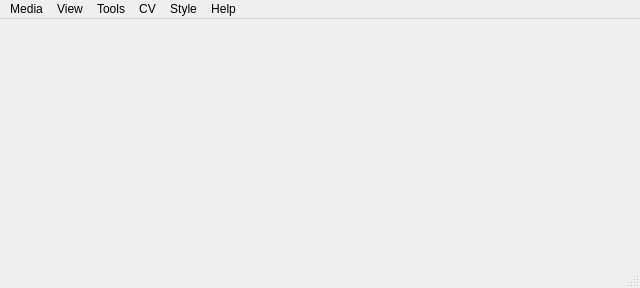
<?xml version="1.0" encoding="UTF-8"?>
<ui version="4.0">
 <class>MainWindow</class>
 <widget class="QMainWindow" name="MainWindow">
  <property name="windowModality">
   <enum>Qt::ApplicationModal</enum>
  </property>
  <property name="enabled">
   <bool>true</bool>
  </property>
  <property name="geometry">
   <rect>
    <x>0</x>
    <y>0</y>
    <width>640</width>
    <height>288</height>
   </rect>
  </property>
  <property name="sizePolicy">
   <sizepolicy hsizetype="Minimum" vsizetype="Minimum">
    <horstretch>0</horstretch>
    <verstretch>0</verstretch>
   </sizepolicy>
  </property>
  <property name="minimumSize">
   <size>
    <width>640</width>
    <height>288</height>
   </size>
  </property>
  <property name="maximumSize">
   <size>
    <width>16777215</width>
    <height>16777215</height>
   </size>
  </property>
  <property name="windowTitle">
   <string>Video Player</string>
  </property>
  <property name="windowOpacity">
   <double>1.000000000000000</double>
  </property>
  <property name="toolTip">
   <string/>
  </property>
  <property name="toolTipDuration">
   <number>-1</number>
  </property>
  <property name="autoFillBackground">
   <bool>true</bool>
  </property>
  <property name="locale">
   <locale language="English" country="NewZealand"/>
  </property>
  <property name="iconSize">
   <size>
    <width>28</width>
    <height>28</height>
   </size>
  </property>
  <property name="toolButtonStyle">
   <enum>Qt::ToolButtonTextOnly</enum>
  </property>
  <property name="documentMode">
   <bool>false</bool>
  </property>
  <property name="tabShape">
   <enum>QTabWidget::Rounded</enum>
  </property>
  <widget class="QWidget" name="centralwidget"/>
  <widget class="QMenuBar" name="menubar">
   <property name="geometry">
    <rect>
     <x>0</x>
     <y>0</y>
     <width>640</width>
     <height>21</height>
    </rect>
   </property>
   <widget class="QMenu" name="menuMedia">
    <property name="title">
     <string>Media</string>
    </property>
    <widget class="QMenu" name="menuRecent_Files">
     <property name="title">
      <string>Recent Files</string>
     </property>
    </widget>
    <widget class="QMenu" name="menuSavedPlaylist">
     <property name="title">
      <string>Saved Playlists</string>
     </property>
    </widget>
    <addaction name="actionOpen"/>
    <addaction name="actionYoutube"/>
    <addaction name="actionOpenNetworkUrl"/>
    <addaction name="separator"/>
    <addaction name="actionPlayList"/>
    <addaction name="menuSavedPlaylist"/>
    <addaction name="separator"/>
    <addaction name="menuRecent_Files"/>
    <addaction name="separator"/>
    <addaction name="actionStop"/>
    <addaction name="separator"/>
    <addaction name="actionQuit"/>
   </widget>
   <widget class="QMenu" name="menuView">
    <property name="title">
     <string>View</string>
    </property>
    <addaction name="actionHide_Status"/>
    <addaction name="actionHide_Play_Ctronl"/>
    <addaction name="actionFullscreen"/>
    <addaction name="separator"/>
    <addaction name="actionAspect_Ratio"/>
    <addaction name="actionOriginalSize"/>
   </widget>
   <widget class="QMenu" name="menuHelp">
    <property name="title">
     <string>Help</string>
    </property>
    <addaction name="actionKeyboard_Usage"/>
    <addaction name="actionAbout"/>
    <addaction name="actionAbout_QT"/>
   </widget>
   <widget class="QMenu" name="menuStyle">
    <property name="title">
     <string>Style</string>
    </property>
   </widget>
   <widget class="QMenu" name="menuCV">
    <property name="title">
     <string>CV</string>
    </property>
    <addaction name="actionGrayscale"/>
    <addaction name="actionMirro"/>
    <addaction name="actionTransform"/>
    <addaction name="separator"/>
    <addaction name="actionRotate"/>
    <addaction name="actionRepeat"/>
    <addaction name="actionEqualizeHist"/>
    <addaction name="actionThreshold"/>
    <addaction name="actionThreshold_Adaptive"/>
    <addaction name="actionReverse"/>
    <addaction name="actionColorReduce"/>
    <addaction name="actionGamma"/>
    <addaction name="actionContrastBright"/>
    <addaction name="actionBlur"/>
    <addaction name="actionCanny"/>
    <addaction name="actionSobel"/>
    <addaction name="actionLaplacian"/>
    <addaction name="actionScharr"/>
    <addaction name="actionPrewitt"/>
    <addaction name="actionRemoveCV"/>
    <addaction name="separator"/>
    <addaction name="actionTest_CV"/>
   </widget>
   <widget class="QMenu" name="menuTools">
    <property name="title">
     <string>Tools</string>
    </property>
    <widget class="QMenu" name="menuAudio_visualize">
     <property name="title">
      <string>Audio visualize</string>
     </property>
     <addaction name="actionBar"/>
     <addaction name="actionLine"/>
     <addaction name="actionPie"/>
     <addaction name="separator"/>
     <addaction name="actionSampling"/>
     <addaction name="actionFrequency"/>
    </widget>
    <addaction name="actionHardware_decode"/>
    <addaction name="actionLoop_Play"/>
    <addaction name="separator"/>
    <addaction name="actionMedia_Info"/>
    <addaction name="menuAudio_visualize"/>
   </widget>
   <addaction name="menuMedia"/>
   <addaction name="menuView"/>
   <addaction name="menuTools"/>
   <addaction name="menuCV"/>
   <addaction name="menuStyle"/>
   <addaction name="menuHelp"/>
  </widget>
  <widget class="QStatusBar" name="statusbar">
   <property name="enabled">
    <bool>false</bool>
   </property>
   <property name="toolTip">
    <string/>
   </property>
   <property name="sizeGripEnabled">
    <bool>true</bool>
   </property>
  </widget>
  <action name="actionOpen">
   <property name="text">
    <string>Open</string>
   </property>
  </action>
  <action name="actionHelp">
   <property name="text">
    <string>Help</string>
   </property>
  </action>
  <action name="actionAbout">
   <property name="text">
    <string>About</string>
   </property>
  </action>
  <action name="actionQuit">
   <property name="text">
    <string>Quit</string>
   </property>
  </action>
  <action name="actionTest">
   <property name="text">
    <string>Test</string>
   </property>
  </action>
  <action name="actionStop">
   <property name="text">
    <string>Stop</string>
   </property>
  </action>
  <action name="actionHide_Status">
   <property name="checkable">
    <bool>true</bool>
   </property>
   <property name="text">
    <string>Hide Status Bar</string>
   </property>
  </action>
  <action name="actionFullscreen">
   <property name="checkable">
    <bool>true</bool>
   </property>
   <property name="text">
    <string>Full screen</string>
   </property>
  </action>
  <action name="actionYoutube">
   <property name="text">
    <string>Open Youtube</string>
   </property>
  </action>
  <action name="actionAspect_Ratio">
   <property name="text">
    <string>Aspect Ratio</string>
   </property>
  </action>
  <action name="actionHide_Play_Ctronl">
   <property name="checkable">
    <bool>true</bool>
   </property>
   <property name="text">
    <string>Hide Play Control</string>
   </property>
  </action>
  <action name="actionGrayscale">
   <property name="checkable">
    <bool>true</bool>
   </property>
   <property name="text">
    <string>Grayscale</string>
   </property>
  </action>
  <action name="actionMirro">
   <property name="checkable">
    <bool>true</bool>
   </property>
   <property name="text">
    <string>Mirro</string>
   </property>
  </action>
  <action name="actionTransform">
   <property name="checkable">
    <bool>true</bool>
   </property>
   <property name="text">
    <string>Transform</string>
   </property>
  </action>
  <action name="actionHardware_decode">
   <property name="checkable">
    <bool>true</bool>
   </property>
   <property name="text">
    <string>Open DXVA2</string>
   </property>
  </action>
  <action name="actionAbout_QT">
   <property name="text">
    <string>About Qt</string>
   </property>
  </action>
  <action name="actionLoop_Play">
   <property name="checkable">
    <bool>true</bool>
   </property>
   <property name="text">
    <string>Loop Play</string>
   </property>
  </action>
  <action name="actionMedia_Info">
   <property name="text">
    <string>Media Info</string>
   </property>
  </action>
  <action name="actionTest_CV">
   <property name="checkable">
    <bool>true</bool>
   </property>
   <property name="text">
    <string>Test_CV</string>
   </property>
  </action>
  <action name="actionRotate">
   <property name="checkable">
    <bool>true</bool>
   </property>
   <property name="text">
    <string>Rotation</string>
   </property>
  </action>
  <action name="actionRepeat">
   <property name="checkable">
    <bool>true</bool>
   </property>
   <property name="text">
    <string>Repeat</string>
   </property>
  </action>
  <action name="actionEqualizeHist">
   <property name="checkable">
    <bool>true</bool>
   </property>
   <property name="text">
    <string>Histogram Equalization</string>
   </property>
  </action>
  <action name="actionThreshold">
   <property name="checkable">
    <bool>true</bool>
   </property>
   <property name="text">
    <string>Binary Threshold</string>
   </property>
  </action>
  <action name="actionThreshold_Adaptive">
   <property name="checkable">
    <bool>true</bool>
   </property>
   <property name="text">
    <string>Adaptive Threshold</string>
   </property>
  </action>
  <action name="actionReverse">
   <property name="checkable">
    <bool>true</bool>
   </property>
   <property name="text">
    <string>Reverse</string>
   </property>
  </action>
  <action name="actionColorReduce">
   <property name="checkable">
    <bool>true</bool>
   </property>
   <property name="text">
    <string>Color Reduce</string>
   </property>
  </action>
  <action name="actionGamma">
   <property name="checkable">
    <bool>true</bool>
   </property>
   <property name="text">
    <string>Gamma</string>
   </property>
  </action>
  <action name="actionContrastBright">
   <property name="checkable">
    <bool>true</bool>
   </property>
   <property name="text">
    <string>Contrast Bright</string>
   </property>
  </action>
  <action name="actionCanny">
   <property name="checkable">
    <bool>true</bool>
   </property>
   <property name="text">
    <string>Canny </string>
   </property>
  </action>
  <action name="actionBlur">
   <property name="checkable">
    <bool>true</bool>
   </property>
   <property name="text">
    <string>Smooth</string>
   </property>
  </action>
  <action name="actionSobel">
   <property name="checkable">
    <bool>true</bool>
   </property>
   <property name="text">
    <string>Sobel</string>
   </property>
  </action>
  <action name="actionLaplacian">
   <property name="checkable">
    <bool>true</bool>
   </property>
   <property name="text">
    <string>Laplacian</string>
   </property>
  </action>
  <action name="actionScharr">
   <property name="checkable">
    <bool>true</bool>
   </property>
   <property name="text">
    <string>Scharr</string>
   </property>
  </action>
  <action name="actionPrewitt">
   <property name="checkable">
    <bool>true</bool>
   </property>
   <property name="text">
    <string>Prewitt</string>
   </property>
  </action>
  <action name="actionRemoveCV">
   <property name="checkable">
    <bool>true</bool>
   </property>
   <property name="text">
    <string>Remove Selection</string>
   </property>
  </action>
  <action name="actionKeyboard_Usage">
   <property name="text">
    <string>Tips</string>
   </property>
  </action>
  <action name="actionLine">
   <property name="checkable">
    <bool>true</bool>
   </property>
   <property name="text">
    <string>Line</string>
   </property>
  </action>
  <action name="actionBar">
   <property name="checkable">
    <bool>true</bool>
   </property>
   <property name="checked">
    <bool>true</bool>
   </property>
   <property name="text">
    <string>Bar</string>
   </property>
  </action>
  <action name="actionSampling">
   <property name="checkable">
    <bool>true</bool>
   </property>
   <property name="checked">
    <bool>true</bool>
   </property>
   <property name="text">
    <string>Sampling</string>
   </property>
  </action>
  <action name="actionFrequency">
   <property name="checkable">
    <bool>true</bool>
   </property>
   <property name="text">
    <string>Frequency</string>
   </property>
  </action>
  <action name="actionPlayList">
   <property name="checkable">
    <bool>true</bool>
   </property>
   <property name="text">
    <string>Playlist</string>
   </property>
  </action>
  <action name="actionOpenNetworkUrl">
   <property name="text">
    <string>Open Network Url</string>
   </property>
  </action>
  <action name="actionOriginalSize">
   <property name="text">
    <string>Original Size</string>
   </property>
  </action>
  <action name="actionPie">
   <property name="checkable">
    <bool>true</bool>
   </property>
   <property name="text">
    <string>Pie</string>
   </property>
  </action>
 </widget>
 <resources/>
 <connections/>
</ui>
